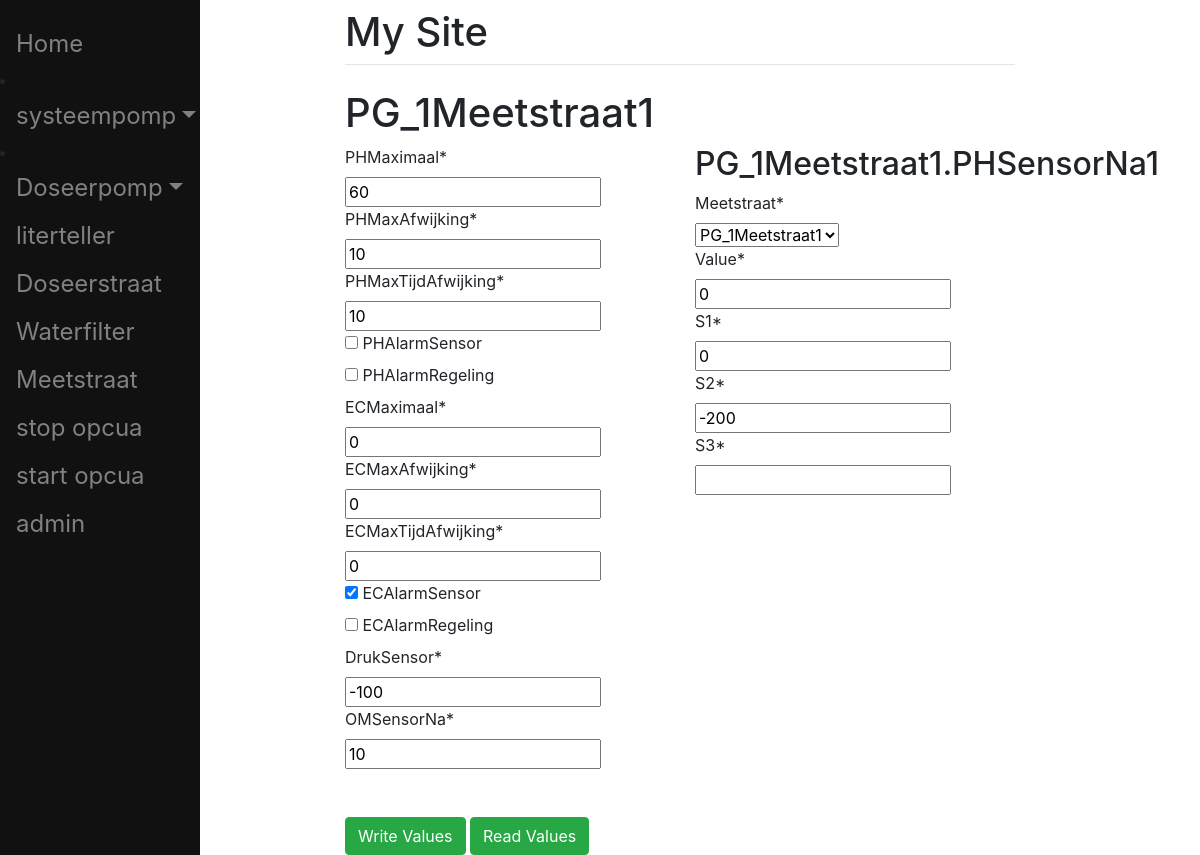
Before: /Meetstraat/28/ with the older database file.
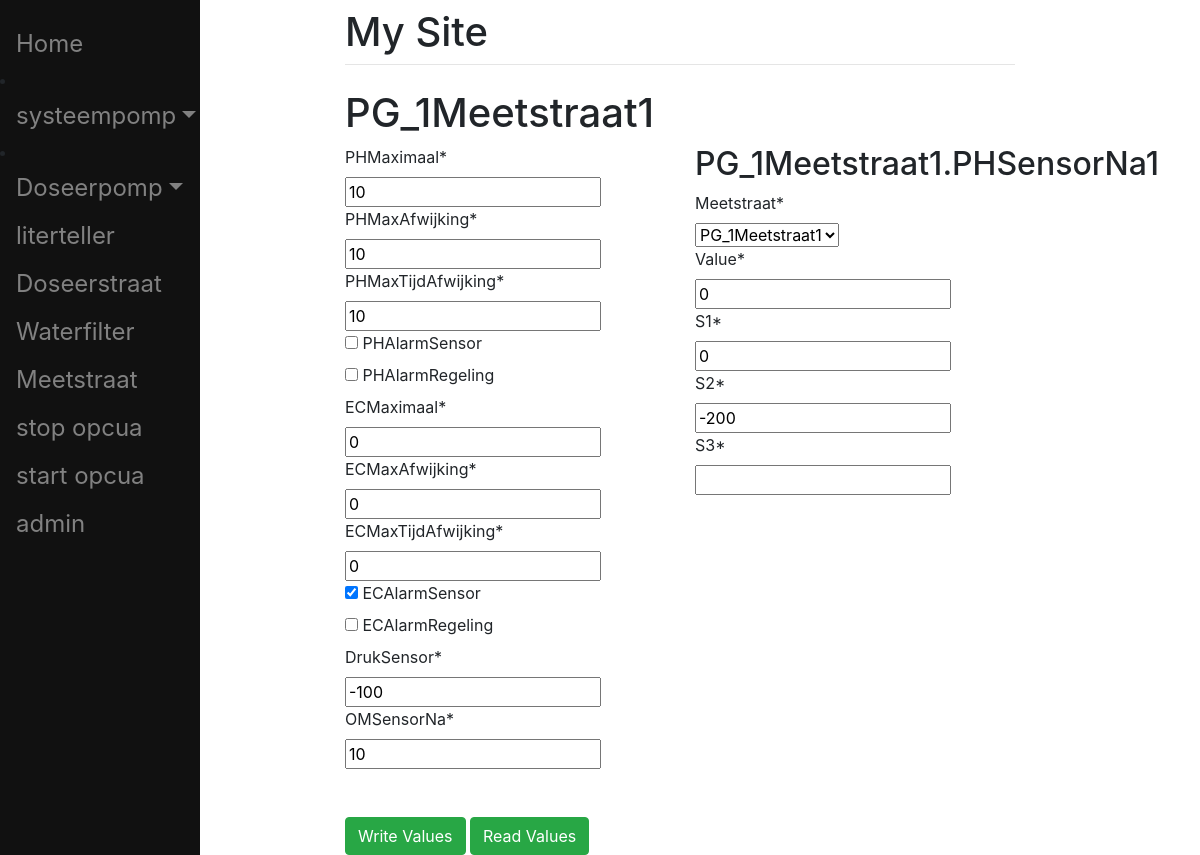
After: the same page with the newer database file.
### main/models.py (models this page shows, shortened)
class MeetStraat(models.Model):
    pg = models.ForeignKey(PG, on_delete=models.CASCADE)
    handlername = models.CharField(max_length=200)
    name = models.CharField(max_length=200)
    nodeid = models.CharField(max_length=200, default='SOME STRING')
    PHMaximaal = models.CharField(max_length=200)
    PHMaxAfwijking = models.CharField(max_length=200)
    PHMaxTijdAfwijking = models.CharField(max_length=200)
    PHAlarmSensor = models.BooleanField(max_length=200)
    PHAlarmRegeling = models.BooleanField(max_length=200)
    ECMaximaal = models.CharField(max_length=200)
    ECMaxAfwijking = models.CharField(max_length=200)
    ECMaxTijdAfwijking = models.CharField(max_length=200)
    ECAlarmSensor = models.BooleanField(max_length=200)
    ECAlarmRegeling = models.BooleanField(max_length=200)
    DrukSensor = models.CharField(max_length=200)
    OMSensorNa = models.CharField(max_length=200)
    def __str__(self):
        return self.name

class PHSensorNa(models.Model):
    meetstraat = models.ForeignKey(MeetStraat, on_delete=models.CASCADE)
    handlername = models.CharField(max_length=200)
    name = models.CharField(max_length=200)
    nodeid = models.CharField(max_length=200, default='SOME STRING')
    value = models.CharField(max_length=200)
    s1 = models.CharField(max_length=200)
    s2 = models.CharField(max_length=200)
    s3 = models.CharField(max_length=200)

### main/views.py (the view)
# urls.py: path("Meetstraat/<int:id>/",views.meetstraat_view, name="Meetstraat"),
def meetstraat_view(request, id = None):
    obj = MeetStraat.objects.get(id=id)
    if request.method == 'POST':
        if request.POST.get('WriteValues'):
            form = MeetstraatForm(request.POST, instance=obj)
            if form.is_valid():
                form.save()
                write_value_Meetstraat(obj)
            return render(request,"main/Meetstraat_template.html",get_meetstraat_data(id))
        if request.POST.get('GetValues'):
            return render(request,'main/Meetstraat_template.html',get_meetstraat_data(id))
    else:
        return render(request,'main/Meetstraat_template.html',get_meetstraat_data(id))

### main/forms.py
class MeetstraatForm(forms.ModelForm):
    class Meta:
        model = MeetStraat
        exclude = ('pg','name','nodeid','handlername')

class PHSensorNaForm(forms.ModelForm):
    class Meta:
        model = PHSensorNa
        exclude = ('pg','name','nodeid','handlername')

### main/views.py (called while the page is built)
def get_meetstraat_data(id):
    obj = MeetStraat.objects.get(id=id)
    form = MeetstraatForm(instance=obj)
    i = int(obj.pg.name[2:])
    temp = PHSensorNa.objects.filter(name__startswith=f"PG_{i}Meetstraat1")
    PHsnform = PHSensorNaForm(instance=temp[0])
    PHsnobj = temp[0]
    return {'form':form,'obj':obj,'from2':PHsnform,'obj2':PHsnobj}

### main/templates/main/Meetstraat_template.html (shortened to what this page needs)
{% extends "main/Base.html" %}
{% load crispy_forms_tags %}
{% block content %}
<h1> {{obj.name}} </h1>
<form method="post" action= "#">
    <div class="row">
        <div class="col-6">
            {{ form|crispy }}
        </div>
        <div class="col-6">
            <h2>{{obj2.name}}</h2>
            {{from2|crispy}}
        </div>
    </div>
    <br> <br>
    <button type="submit" , name="WriteValues" , value="WriteValues", class="btn btn-success">Write Values</button>
    <button type="submit" , name="GetValues" , value="GetValues", class="btn btn-success">Read Values</button>
</form>
{% endblock %}

### main/templates/main/base.html (shortened to what this page needs)
<!doctype html>
<html>
<head>
    <link rel="stylesheet" href="https://stackpath.bootstrapcdn.com/bootstrap/4.3.1/css/bootstrap.min.css"
>
</head>
<body>
    <div class= "sidenav">
        <a href="/">Home</a>
        <li>
            <a href="#pageSubmenu"  data-toggle="collapse" aria-expanded="false" class="dropdown-toggle">systeempomp</a>
        </li>
        <li>
            <a href="#pageSubmenudoseerpomp" data-toggle="collapse" aria-expanded="false" class="dropdown-toggle">Doseerpomp</a>
        </li>
        <a href="/Literteller/56/" >literteller</a>
        <a href="/Doseerstraat/89/" >Doseerstraat</a>
        <a href="/Waterfilter/41/" >Waterfilter</a>
        <a href="/Meetstraat/28/" >Meetstraat</a>
        <a href="/Stop/" >stop opcua</a>
        <a href="/Start/" >start opcua</a>
        <a href="/admin/">admin</a>
    </div>
    <div id = "content",name = "content", class="main">
        <div class= "row justify-content-center">
            <div class="col-8">
                <h1 class="mt-2">My Site</h1>
                <hr class="mt-0 mb-4">
            {% block content %}
            {% endblock %}
        </div>
    </div>
</body>
</html>

### main/templates/main/base.html (style rules this page uses)
.sidenav { height: 100%; width: 200px; position: fixed; z-index: 1; top: 0; left: 0; background-color: #111; overflow-x:hidden; padding-top: 20px; }
.sidenav a { padding: 6px 8px 6px 16px; text-decoration: none; font-size: 24px; color: #818181; display: block; }
.main { margin-left: 160px; padding:0px 10px; }

Changed rows visible on the page:
changed MeetStraat "PG_1Meetstraat1": PHMaximaal "60" → "10"
